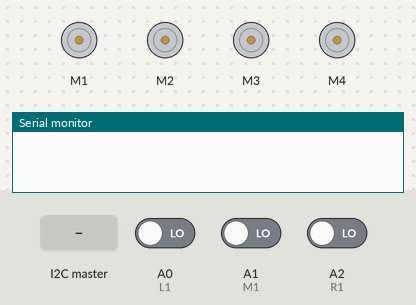
The sketch below on a simulated Arduino Uno, built with avr-gcc and run on an emulated ATmega328P. Parts: 4 × DC motor (green arrow = forward, orange = backward, longer = faster), the last lines printed to the serial monitor. The test bench sets the inputs (shaded band); at power-on: A0 (L1) LOW, A2 (R1) LOW, A1 (M1) LOW. Random numbers use the default seed unless the sketch sets one.

Above: at 1.2 s.
1.3 s: the I2C master sends "X"
At 2.4 s:
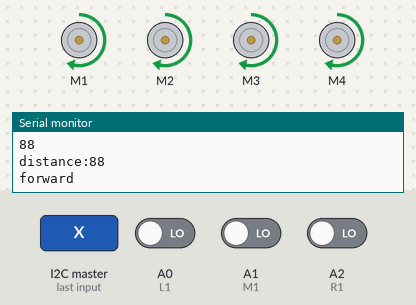
2.8 s: the I2C master sends "F"
At 3.5 s:
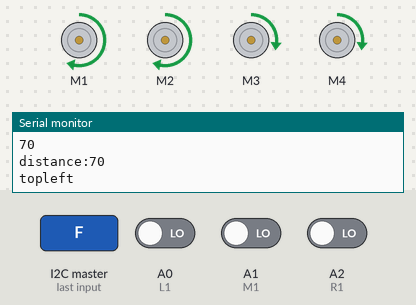
4.3 s: the I2C master sends "Y"
At 4.7 s:
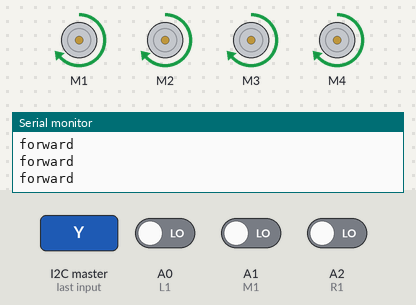
5.8 s: A0 (L1) driven HIGH
At 6.5 s:
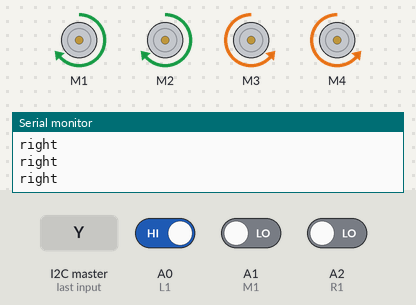
7.3 s: A0 (L1) driven LOW
At 8.3 s:
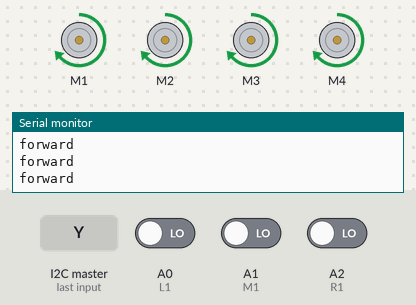
8.8 s: A2 (R1) driven HIGH
At 9.5 s:
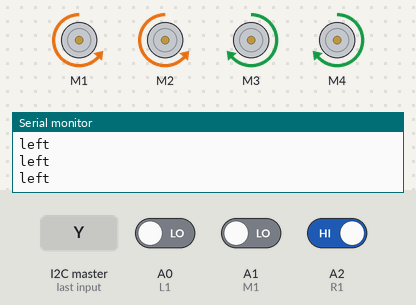
Timing chart, 0 to 11.3 s (numbered marks = the images above; inputs shaded):
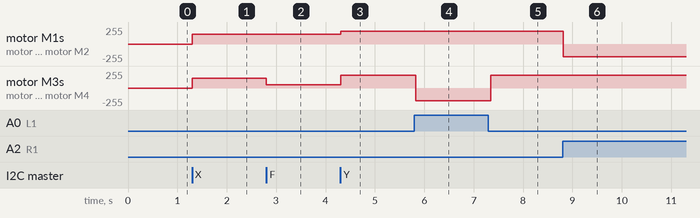

The sketch:

Slave_L.ino
```cpp
#include <AFMotor.h>
#include <Wire.h>
#define SLAVE_ADDR 9
#define L1 A0
#define M1 A1
#define R1 A2
//initial motors pin
AF_DCMotor motor1(1, MOTOR12_1KHZ);
AF_DCMotor motor2(2, MOTOR12_1KHZ);
AF_DCMotor motor3(3, MOTOR34_1KHZ);
AF_DCMotor motor4(4, MOTOR34_1KHZ);
long espera;
long tempo=1000;

int ST = 220;  //VELOCIDADE TELECOMANDO
int SL = 190;  //velocidade com luz
int SF = 150;  //velocidade free roaming
int current_mode = 0;
int tele_mode = 1;
int free_mode = 2;
int luz_mode = 3;
int sleep_mode = 4;

int min_distance = 30;

void switch_mode(int v) {
  if (v == 'P') current_mode = 0;
  else if (v == 'W') current_mode = 1;
  else if (v == 'X') current_mode = 2;
  else if (v == 'Y') current_mode = 3;
  else if (v == 'Z') current_mode = 4;
}


void telecomando(int val) {

  Stop();  //initialize with motors stoped

  if (val == 'F') {
    forward(ST);
  }

  if (val == 'B') {
    back(ST);
  }

  if (val == 'L') {
    left(ST);
  }

  if (val == 'R') {
    right(ST);
  }
  if (val == 'I') {
    topright(ST);
  }

  if (val == 'J') {
    topleft(ST);
  }

  if (val == 'K') {
    bottomright(ST);
  }

  if (val == 'M') {
    bottomleft(ST);
  }
  if (val == 'T') {
    Stop();
  }
}


void forward(int Speeed) {
  Serial.println("forward");
  motor1.setSpeed(Speeed);  //Define maximum velocity
  motor1.run(FORWARD);      //rotate the motor clockwise
  motor2.setSpeed(Speeed);  //Define maximum velocity
  motor2.run(FORWARD);      //rotate the motor clockwise
  motor3.setSpeed(Speeed);  //Define maximum velocity
  motor3.run(FORWARD);      //rotate the motor clockwise
  motor4.setSpeed(Speeed);  //Define maximum velocity
  motor4.run(FORWARD);      //rotate the motor clockwise
}

void back(int Speeed) {
  Serial.println("back");
  motor1.setSpeed(Speeed);  //Define maximum velocity
  motor1.run(BACKWARD);     //rotate the motor anti-clockwise
  motor2.setSpeed(Speeed);  //Define maximum velocity
  motor2.run(BACKWARD);     //rotate the motor anti-clockwise
  motor3.setSpeed(Speeed);  //Define maximum velocity
  motor3.run(BACKWARD);     //rotate the motor anti-clockwise
  motor4.setSpeed(Speeed);  //Define maximum velocity
  motor4.run(BACKWARD);     //rotate the motor anti-clockwise
}

void left(int Speeed) {
  Serial.println("left");
  motor1.setSpeed(Speeed);  //Define maximum velocity
  motor1.run(BACKWARD);     //rotate the motor anti-clockwise
  motor2.setSpeed(Speeed);  //Define maximum velocity
  motor2.run(BACKWARD);     //rotate the motor anti-clockwise
  motor3.setSpeed(Speeed);  //Define maximum velocity
  motor3.run(FORWARD);      //rotate the motor clockwise
  motor4.setSpeed(Speeed);  //Define maximum velocity
  motor4.run(FORWARD);      //rotate the motor clockwise
}

void right(int Speeed) {
  Serial.println("right");
  motor1.setSpeed(Speeed);  //Define maximum velocity
  motor1.run(FORWARD);      //rotate the motor clockwise
  motor2.setSpeed(Speeed);  //Define maximum velocity
  motor2.run(FORWARD);      //rotate the motor clockwise
  motor3.setSpeed(Speeed);  //Define maximum velocity
  motor3.run(BACKWARD);     //rotate the motor anti-clockwise
  motor4.setSpeed(Speeed);  //Define maximum velocity
  motor4.run(BACKWARD);     //rotate the motor anti-clockwise
}

void topleft(int Speeed) {
  Serial.println("topleft");
  motor1.setSpeed(Speeed);        //Define maximum velocity
  motor1.run(FORWARD);            //rotate the motor clockwise
  motor2.setSpeed(Speeed);        //Define maximum velocity
  motor2.run(FORWARD);            //rotate the motor clockwise
  motor3.setSpeed(Speeed / 3.1);  //Define maximum velocity
  motor3.run(FORWARD);            //rotate the motor clockwise
  motor4.setSpeed(Speeed / 3.1);  //Define maximum velocity
  motor4.run(FORWARD);            //rotate the motor clockwise
}

void topright(int Speeed) {
  Serial.println("topright");
  motor1.setSpeed(Speeed / 3.1);  //Define maximum velocity
  motor1.run(FORWARD);            //rotate the motor clockwise
  motor2.setSpeed(Speeed / 3.1);  //Define maximum velocity
  motor2.run(FORWARD);            //rotate the motor clockwise
  motor3.setSpeed(Speeed);        //Define maximum velocity
  motor3.run(FORWARD);            //rotate the motor clockwise
  motor4.setSpeed(Speeed);        //Define maximum velocity
  motor4.run(FORWARD);            //rotate the motor clockwise
}

void bottomleft(int Speeed) {
  Serial.println("bottomleft");
  motor1.setSpeed(Speeed);        //Define maximum velocity
  motor1.run(BACKWARD);           //rotate the motor anti-clockwise
  motor2.setSpeed(Speeed);        //Define maximum velocity
  motor2.run(BACKWARD);           //rotate the motor anti-clockwise
  motor3.setSpeed(Speeed / 3.1);  //Define maximum velocity
  motor3.run(BACKWARD);           //rotate the motor anti-clockwise
  motor4.setSpeed(Speeed / 3.1);  //Define maximum velocity
  motor4.run(BACKWARD);           //rotate the motor anti-clockwise
}

void bottomright(int Speeed) {
  Serial.println("bottomright");
  motor1.setSpeed(Speeed / 3.1);  //Define maximum velocity
  motor1.run(BACKWARD);           //rotate the motor anti-clockwise
  motor2.setSpeed(Speeed / 3.1);  //Define maximum velocity
  motor2.run(BACKWARD);           //rotate the motor anti-clockwise
  motor3.setSpeed(Speeed);        //Define maximum velocity
  motor3.run(BACKWARD);           //rotate the motor anti-clockwise
  motor4.setSpeed(Speeed);        //Define maximum velocity
  motor4.run(BACKWARD);           //rotate the motor anti-clockwise
}


void Stop() {
  motor1.setSpeed(0);   //Define minimum velocity
  motor1.run(RELEASE);  //stop the motor when release the button
  motor2.setSpeed(0);   //Define minimum velocity
  motor2.run(RELEASE);  //rotate the motor clockwise
  motor3.setSpeed(0);   //Define minimum velocity
  motor3.run(RELEASE);  //stop the motor when release the button
  motor4.setSpeed(0);   //Define minimum velocity
  motor4.run(RELEASE);  //stop the motor when release the button
}

void luz() {
  int LSensor = digitalRead(L1);
  int MSensor = digitalRead(M1);
  int RSensor = digitalRead(R1);
  Stop();  //inicializa com motores parados
  //Serial.print("LSensor");
  //Serial.println(LSensor);
  //Serial.print("MSensor");
  // Serial.println(MSensor);
  //  Serial.print("RSensor");
  //  Serial.println(RSensor);

  if (((LSensor == 0) && (MSensor == 0) && (RSensor == 0)) || ((LSensor == 1) && (MSensor == 0) && (RSensor == 1))) {
    //MOVE FORWARD
    forward(SL);

  } else if ((LSensor == 0) && (RSensor == 1)) {
    //TURN LEFT
    left(SL);

  } else if ((LSensor == 1) && (RSensor == 0)) {
    //TURN RIGHT
    right(SL);
  } else if (((LSensor == 1) && (MSensor == 1) && (RSensor == 1))) {
    Stop();
  }
}

void free_roam(int distance)  // modo free-roam
{
  espera=millis();

  Stop(); //inicia com os motores parados
  Serial.print("distance:");
  Serial.println(distance);
  int randomNumber;
  if (distance <= min_distance) {
    Serial.println("demasiado perto");
    back(SF);
    /*randomNumber = random(1, 4);
    switch (randomNumber) {
      case 1:
        back(SF);
      //  delay(500);
       // Stop();
        break;
      case 2:
        right(SF);
       // delay(500);
       // Stop();
        break;
      case 3:
        left(SF);
      //  delay(1500);
       // Stop();
        break;
    }*/
  }

  //free_roam:
else{
  randomNumber = random(1, 7);
  switch (randomNumber) {
    case 1:
      left(SF);
     // delay(500);
     // Stop();
      break;
    case 2:
      topleft(SF);
    //  delay(1000);
    //  Stop();
      break;
    case 3:
      forward(SF);
     // delay(1500);
     // Stop();
      break;
    case 4:
      topright(SF);
    //  delay(1000);
    //  Stop();
      break;
    case 5:
      right(SF);
    //  delay(500);
    //  Stop();
      break;
    case 6:
      Stop();
     // delay(1500);
      break;
  }
}
}


void data(int val) {
  if (Wire.available() > 0) {
    val = Wire.read();
    Serial.println(val);
  }
  switch_mode(val);  //verifica o modo

  //o que tem de fazer consoante o modo
  if (current_mode == 0) Serial.print("nada");
  else if (current_mode == tele_mode) telecomando(val);
  else if (current_mode == free_mode&&(millis()-espera>=tempo || val<min_distance)) free_roam(val);  //free roaming faz a cada x tempo ou quando a distancia é pequena
  else if (current_mode == sleep_mode) Serial.print("sleep");  //sleep
}


void setup() {
  Wire.begin(SLAVE_ADDR);
  Wire.onReceive(data);
  Serial.begin(9600);
  pinMode(L1, INPUT);
  pinMode(M1, INPUT);
  pinMode(R1, INPUT);
  randomSeed(analogRead(A0));  // for generating random numbers
  espera=millis();
}

void loop() {
  delay(50);
  if (current_mode == 0) Stop();        // luz
  if (current_mode == luz_mode) luz();  // luz

}
```

Measured:
- after the input at 1.3 s, motor M1–4: stopped → forward 150/255 at once
- after the input at 2.8 s, motor M3, motor M4: forward 150/255 → forward 48/255 at once
- after the input at 4.3 s, motor M1, motor M2: forward 150/255 → forward 190/255 at once; motor M3, motor M4: forward 48/255 → forward 190/255 at once
- after the input at 5.8 s, motor M3, motor M4: forward 190/255 → backward 190/255 at once
- after the input at 7.3 s, motor M3, motor M4: backward 190/255 → forward 190/255 at once
- after the input at 8.8 s, motor M1, motor M2: forward 190/255 → backward 190/255 at once
